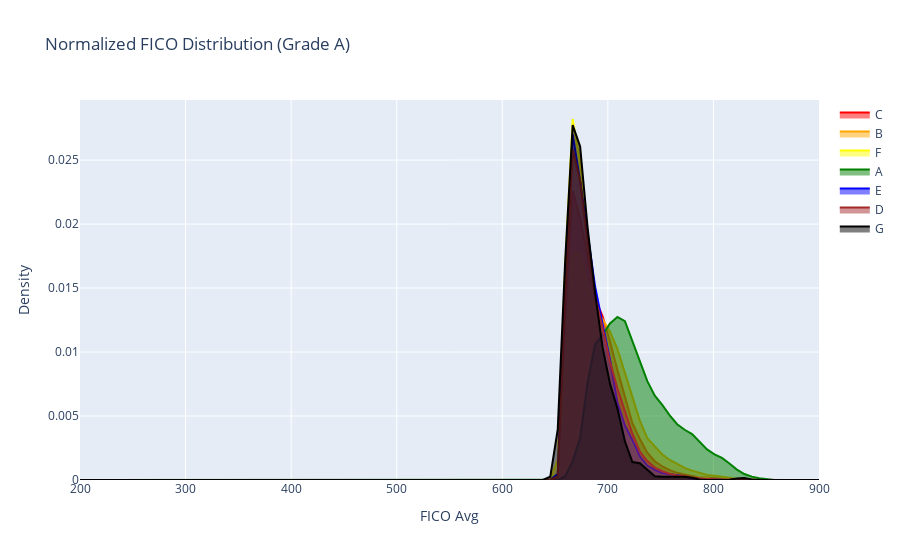

Notebook source saved alongside this figure:
### Markdown cell above
### Another perspective of correlation: Distribution Comparision of FICO Averages By Grade

### Code cell
fig = go.Figure()
colors = ["red","orange","yellow","green","blue","brown","black"]
for ind,key in enumerate(ds_grouped):
    data = ds_grouped[key]
    kde = gaussian_kde(data["fico_avg"])
    x_vals = np.linspace(200,900,100)
    y_vals = kde(x_vals) 

    fig.add_trace(go.Scatter(x=x_vals,y=y_vals,mode="lines",name=f"{key}",fill="tozeroy",line={"color":colors[ind]},opacity=0.0))
fig.update_layout(title="Normalized FICO Distribution (Grade A)", xaxis_title="FICO Avg", yaxis_title="Density")
fig.show()
